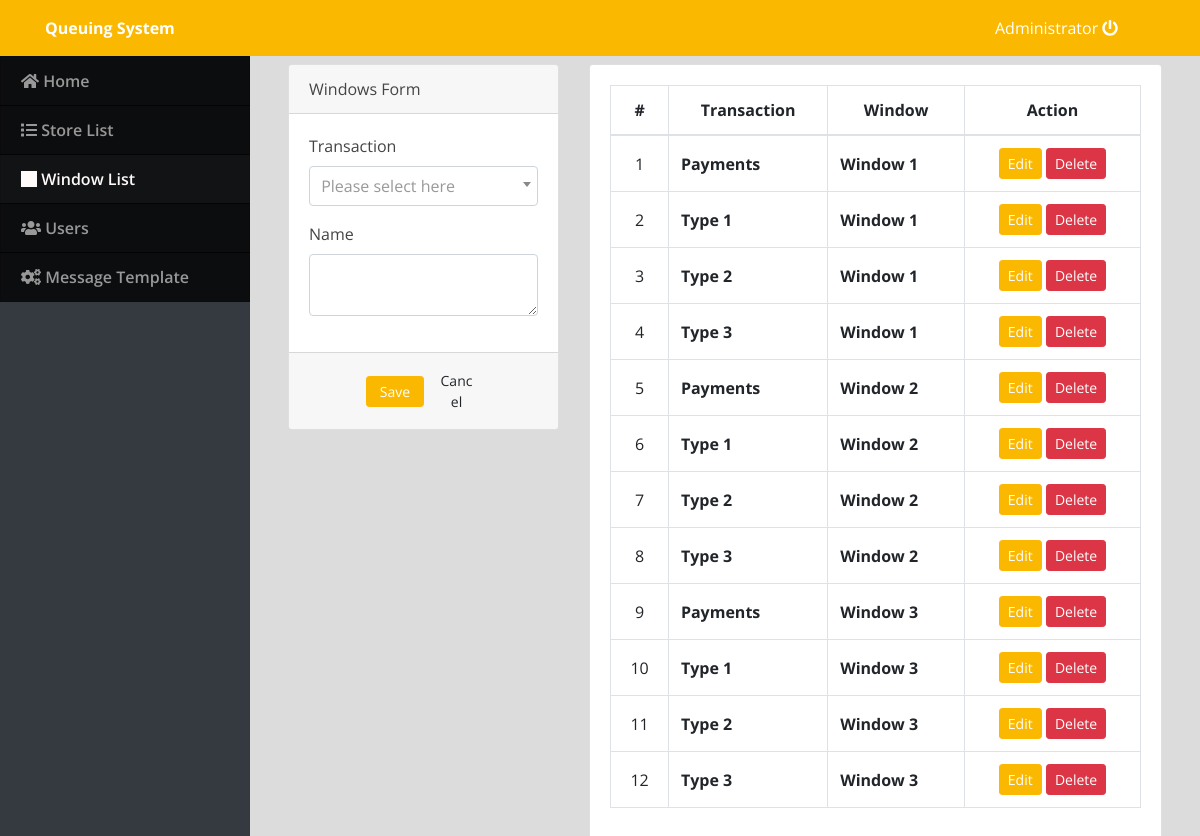
Before: /admin/index.php?page=windows (signed in) with the older database file.
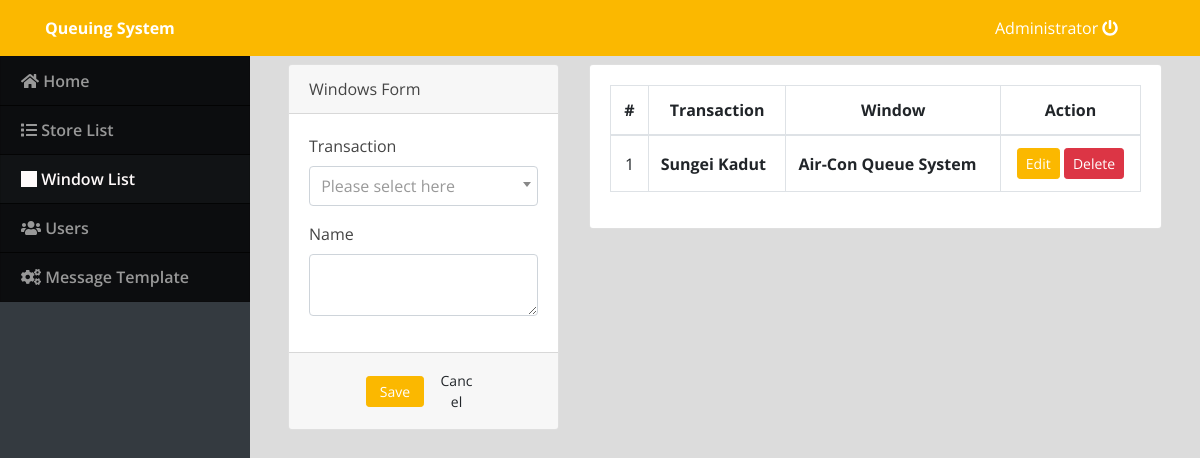
After: the same page with the newer database file.
### tables this page shows
CREATE TABLE `transaction_windows` (
  `id` int(30) NOT NULL,
  `transaction_id` int(30) NOT NULL,
  `name` varchar(100) NOT NULL,
  `status` tinyint(100) DEFAULT 1 COMMENT '0=Inactive,1=Active'
);

CREATE TABLE `transactions` (
  `id` int(30) NOT NULL,
  `name` text NOT NULL,
  `status` tinyint(1) NOT NULL DEFAULT 1 COMMENT '0=Inactive,=1 Active'
);

### admin/windows.php (the view, shortened to what this page needs)
<?php include('db_connect.php');?>
<div class="container-fluid">
	<div class="col-lg-12">
		<div class="row">
			<div class="col-md-4">
			<form action="" id="manage-window">
				<div class="card">
					<div class="card-header">
						  Windows Form
				  	</div>
					<div class="card-body">
							<div class="form-group">
								<label class="control-label">Transaction</label>
							</div>
							<div class="form-group">
								<label class="control-label">Name</label>
								<textarea name="name" id="" cols="30" rows="2" class="form-control" require></textarea>
							</div>
					</div>
					<div class="card-footer">
						<div class="row">
							<div class="col-md-12">
								<button class="btn btn-sm btn-primary col-sm-3 offset-md-3"> Save</button>
								<button class="btn btn-sm btn-default col-sm-3" type="button" onclick="_reset()"> Cancel</button>
							</div>
						</div>
					</div>
				</div>
			</form>
			</div>
			<div class="col-md-8">
				<div class="card">
					<div class="card-body">
						<table class="table table-bordered table-hover">
							<thead>
								<tr>
									<th class="text-center">#</th>
									<th class="text-center">Transaction</th>
									<th class="text-center">Window</th>
									<th class="text-center">Action</th>
								</tr>
							</thead>
							<tbody>
								<?php
								$i = 1;
								$types = $conn->query("SELECT w.*,t.name as tname FROM transaction_windows w inner join transactions t on t.id = w.transaction_id where w.status = 1 order by name asc");
								while($row=$types->fetch_assoc()):
								?>
								<tr>
									<td class="text-center"><?php echo $i++ ?></td>
									<td class="">
										 <p> <b><?php echo $row['tname'] ?></b></p>
									</td>
									<td class="">
										 <p> <b><?php echo $row['name'] ?></b></p>
									</td>
									<td class="text-center">
										<button class="btn btn-sm btn-primary edit_window" type="button" data-id="<?php echo $row['id'] ?>" data-name="<?php echo $row['name'] ?>" data-transaction_id="<?php echo $row['transaction_id'] ?>"  >Edit</button>
										<button class="btn btn-sm btn-danger delete_window" type="button" data-id="<?php echo $row['id'] ?>">Delete</button>
									</td>
								</tr>
								<?php endwhile; ?>
							</tbody>
						</table>
					</div>
				</div>
			</div>
		</div>
	</div>
</div>

Changed rows visible on the page:
removed transaction_windows: transaction.name "Type 1", name "Window 1"
removed transaction_windows: transaction.name "Type 2", name "Window 1"
removed transaction_windows: transaction.name "Type 3", name "Window 1"
removed transaction_windows: transaction.name "Payments", name "Window 2"
removed transaction_windows: transaction.name "Type 1", name "Window 2"
removed transaction_windows: transaction.name "Type 2", name "Window 2"
removed transaction_windows: transaction.name "Type 3", name "Window 2"
removed transaction_windows: transaction.name "Payments", name "Window 3"
removed transaction_windows: transaction.name "Type 1", name "Window 3"
removed transaction_windows: transaction.name "Type 2", name "Window 3"
removed transaction_windows: transaction.name "Type 3", name "Window 3"
changed transaction_windows: transaction.name "Payments" → "Sungei Kadut"; name "Window 1" → "Air-Con Queue System"
